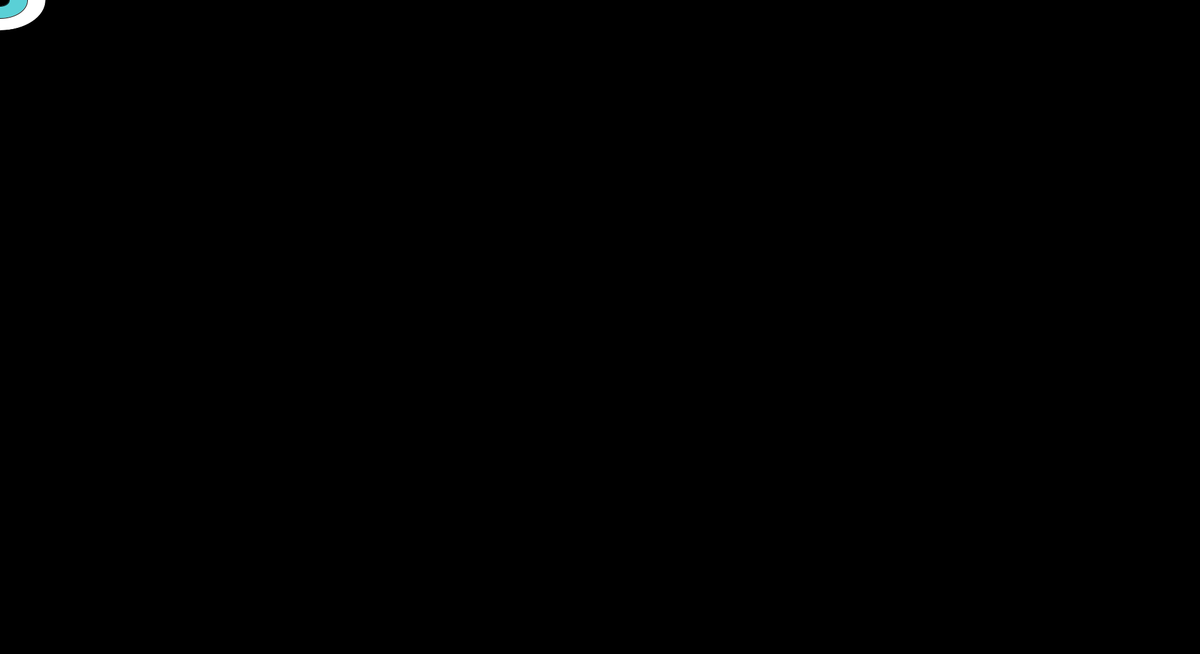
Frame 1 (no input)
Frame 60 (the mouse pressed at the canvas centre just before this capture): identical to frame 1, image omitted
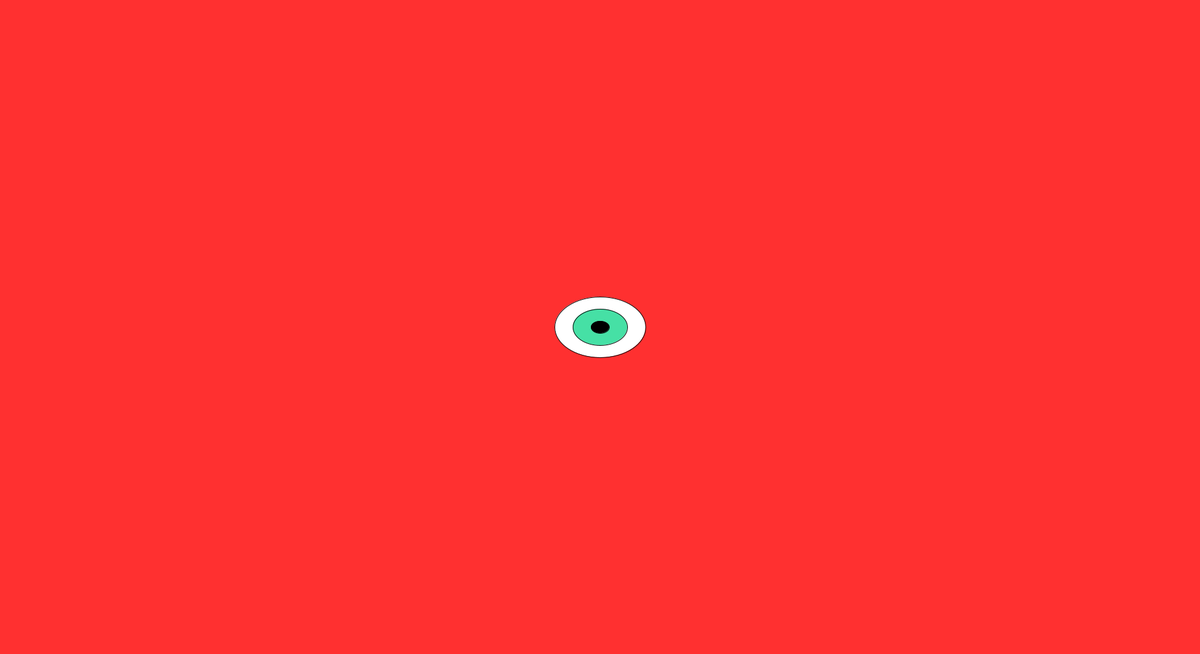
Frame 120 (the mouse held since frame 60 and released just before this capture)

The Processing sketch that drew these frames (run headless with seeded random() and noise(); from frame 60 on, the mouse is pressed at the canvas centre):

// Processing sketch: setup
// ── setup.pde
    void setup() {
       size(1980, 1080);
       rectMode(CENTER);
       rect(500, 900, 50, 100);
     } 
     void draw() {
       if (mousePressed) {
         background(#ff3030);
         fill(#ffffff);
         ellipse(mouseX, mouseY, 150, 100);
         fill(#46e0a5);
         ellipse(mouseX, mouseY, 90, 60);
         fill(#000000);
         ellipse(mouseX, mouseY, 30, 20);
       } else {
         background(#000000);
         fill(#ffffff);
         ellipse(mouseX, mouseY, 150, 100);
         fill(#5ad0d6);
         ellipse(mouseX, mouseY, 90, 60);
         fill(#000000);
         ellipse(mouseX, mouseY, 30, 20);
       }
     }
